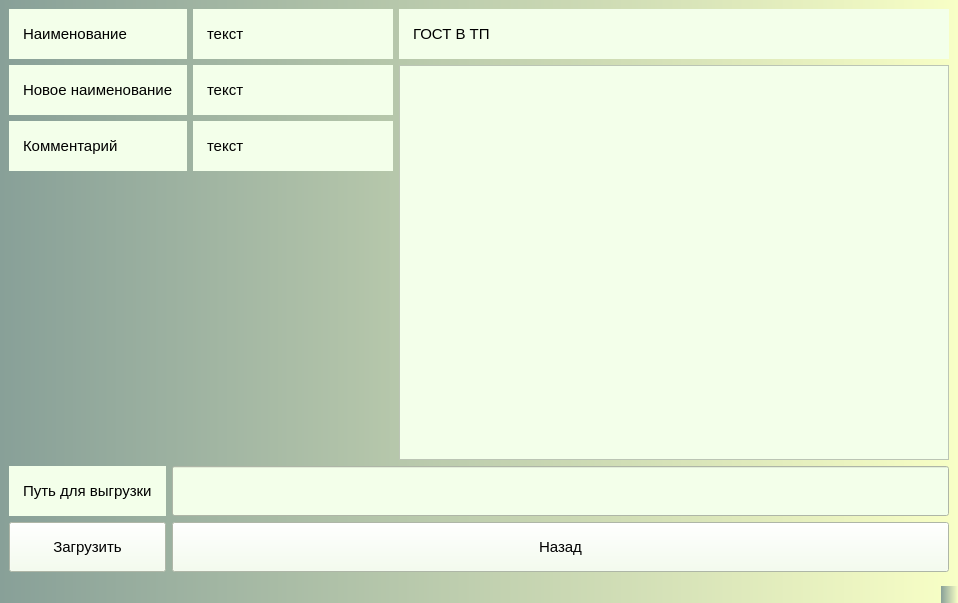
<?xml version="1.0" encoding="UTF-8"?>
<ui version="4.0">
 <class>AgreementUserCard</class>
 <widget class="QMainWindow" name="AgreementUserCard">
  <property name="geometry">
   <rect>
    <x>0</x>
    <y>0</y>
    <width>958</width>
    <height>603</height>
   </rect>
  </property>
  <property name="windowTitle">
   <string>MainWindow</string>
  </property>
  <property name="styleSheet">
   <string notr="true">background:qlineargradient(spread:repeat, x1:0, y1:0, x2:1, y2:0, stop:0 rgba(83, 160, 81, 255), stop:1 rgba(255, 120, 161, 255))qlineargradient(spread:repeat, x1:0, y1:0, x2:1, y2:0, stop:0 rgba(136, 160, 152, 255), stop:1 rgba(248, 255, 198, 255))</string>
  </property>
  <widget class="QWidget" name="centralwidget">
   <layout class="QGridLayout" name="gridLayout_4">
    <item row="0" column="1">
     <widget class="QLabel" name="label_3">
      <property name="minimumSize">
       <size>
        <width>50</width>
        <height>50</height>
       </size>
      </property>
      <property name="maximumSize">
       <size>
        <width>16777215</width>
        <height>100</height>
       </size>
      </property>
      <property name="styleSheet">
       <string notr="true">background:rgb(243, 255, 234);
padding: 10;
font-size: 15px;</string>
      </property>
      <property name="text">
       <string>ГОСТ В ТП</string>
      </property>
     </widget>
    </item>
    <item row="2" column="0" colspan="2">
     <layout class="QGridLayout" name="gridLayout">
      <item row="0" column="0">
       <widget class="QLabel" name="label_4">
        <property name="minimumSize">
         <size>
          <width>0</width>
          <height>50</height>
         </size>
        </property>
        <property name="styleSheet">
         <string notr="true">background:rgb(243, 255, 234);
padding: 10;
font-size: 15px;</string>
        </property>
        <property name="text">
         <string>Путь для выгрузки</string>
        </property>
       </widget>
      </item>
      <item row="0" column="1">
       <widget class="QLineEdit" name="lineEditPathToDownload">
        <property name="minimumSize">
         <size>
          <width>0</width>
          <height>50</height>
         </size>
        </property>
        <property name="styleSheet">
         <string notr="true">background:rgb(243, 255, 234);
padding: 10;
font-size: 15px;</string>
        </property>
       </widget>
      </item>
      <item row="1" column="0">
       <widget class="QPushButton" name="pushButtonCheckOldAgreement_3">
        <property name="minimumSize">
         <size>
          <width>0</width>
          <height>50</height>
         </size>
        </property>
        <property name="styleSheet">
         <string notr="true">background:rgb(243, 255, 234);
padding: 10;
font-size: 15px;</string>
        </property>
        <property name="text">
         <string>Загрузить</string>
        </property>
       </widget>
      </item>
      <item row="1" column="1">
       <widget class="QPushButton" name="pushButtonBack">
        <property name="minimumSize">
         <size>
          <width>0</width>
          <height>50</height>
         </size>
        </property>
        <property name="styleSheet">
         <string notr="true">background:rgb(243, 255, 234);
padding: 10;
font-size: 15px;</string>
        </property>
        <property name="text">
         <string>Назад</string>
        </property>
       </widget>
      </item>
     </layout>
    </item>
    <item row="1" column="1">
     <widget class="QScrollArea" name="scrollAreaGosts">
      <property name="minimumSize">
       <size>
        <width>0</width>
        <height>300</height>
       </size>
      </property>
      <property name="styleSheet">
       <string notr="true">background:rgb(243, 255, 234);
font-size:16pt</string>
      </property>
      <property name="widgetResizable">
       <bool>true</bool>
      </property>
      <widget class="QWidget" name="scrollAreaWidgetContents_3">
       <property name="geometry">
        <rect>
         <x>0</x>
         <y>0</y>
         <width>551</width>
         <height>372</height>
        </rect>
       </property>
      </widget>
     </widget>
    </item>
    <item row="0" column="0" rowspan="2">
     <layout class="QGridLayout" name="gridLayout_3">
      <item row="0" column="0">
       <widget class="QLabel" name="label">
        <property name="minimumSize">
         <size>
          <width>0</width>
          <height>50</height>
         </size>
        </property>
        <property name="maximumSize">
         <size>
          <width>16777215</width>
          <height>100</height>
         </size>
        </property>
        <property name="styleSheet">
         <string notr="true">background:rgb(243, 255, 234);
padding: 10;
font-size: 15px;</string>
        </property>
        <property name="text">
         <string>Наименование</string>
        </property>
       </widget>
      </item>
      <item row="1" column="0">
       <widget class="QLabel" name="label_8">
        <property name="minimumSize">
         <size>
          <width>0</width>
          <height>50</height>
         </size>
        </property>
        <property name="styleSheet">
         <string notr="true">background:rgb(243, 255, 234);
padding: 10;
font-size: 15px;</string>
        </property>
        <property name="text">
         <string>Новое наименование</string>
        </property>
       </widget>
      </item>
      <item row="0" column="1">
       <widget class="QLabel" name="labelName">
        <property name="minimumSize">
         <size>
          <width>0</width>
          <height>50</height>
         </size>
        </property>
        <property name="styleSheet">
         <string notr="true">background:rgb(243, 255, 234);
padding: 10;
font-size: 15px;</string>
        </property>
        <property name="text">
         <string>текст</string>
        </property>
       </widget>
      </item>
      <item row="1" column="1">
       <widget class="QLabel" name="labelNewName">
        <property name="styleSheet">
         <string notr="true">background:rgb(243, 255, 234);
padding: 10;
font-size: 15px;</string>
        </property>
        <property name="text">
         <string>текст</string>
        </property>
       </widget>
      </item>
      <item row="3" column="0">
       <spacer name="verticalSpacer_2">
        <property name="orientation">
         <enum>Qt::Vertical</enum>
        </property>
        <property name="sizeHint" stdset="0">
         <size>
          <width>20</width>
          <height>40</height>
         </size>
        </property>
       </spacer>
      </item>
      <item row="2" column="1">
       <widget class="QLabel" name="labelUserComment">
        <property name="minimumSize">
         <size>
          <width>200</width>
          <height>50</height>
         </size>
        </property>
        <property name="styleSheet">
         <string notr="true">background:rgb(243, 255, 234);
padding: 10;
font-size: 15px;</string>
        </property>
        <property name="text">
         <string>текст</string>
        </property>
       </widget>
      </item>
      <item row="2" column="0">
       <widget class="QLabel" name="label_2">
        <property name="minimumSize">
         <size>
          <width>50</width>
          <height>50</height>
         </size>
        </property>
        <property name="maximumSize">
         <size>
          <width>16777215</width>
          <height>100</height>
         </size>
        </property>
        <property name="styleSheet">
         <string notr="true">background:rgb(243, 255, 234);
padding: 10;
font-size: 15px;</string>
        </property>
        <property name="text">
         <string>Комментарий </string>
        </property>
       </widget>
      </item>
     </layout>
    </item>
   </layout>
  </widget>
  <widget class="QMenuBar" name="menubar">
   <property name="geometry">
    <rect>
     <x>0</x>
     <y>0</y>
     <width>958</width>
     <height>21</height>
    </rect>
   </property>
  </widget>
  <widget class="QStatusBar" name="statusbar"/>
 </widget>
 <resources/>
 <connections/>
</ui>
